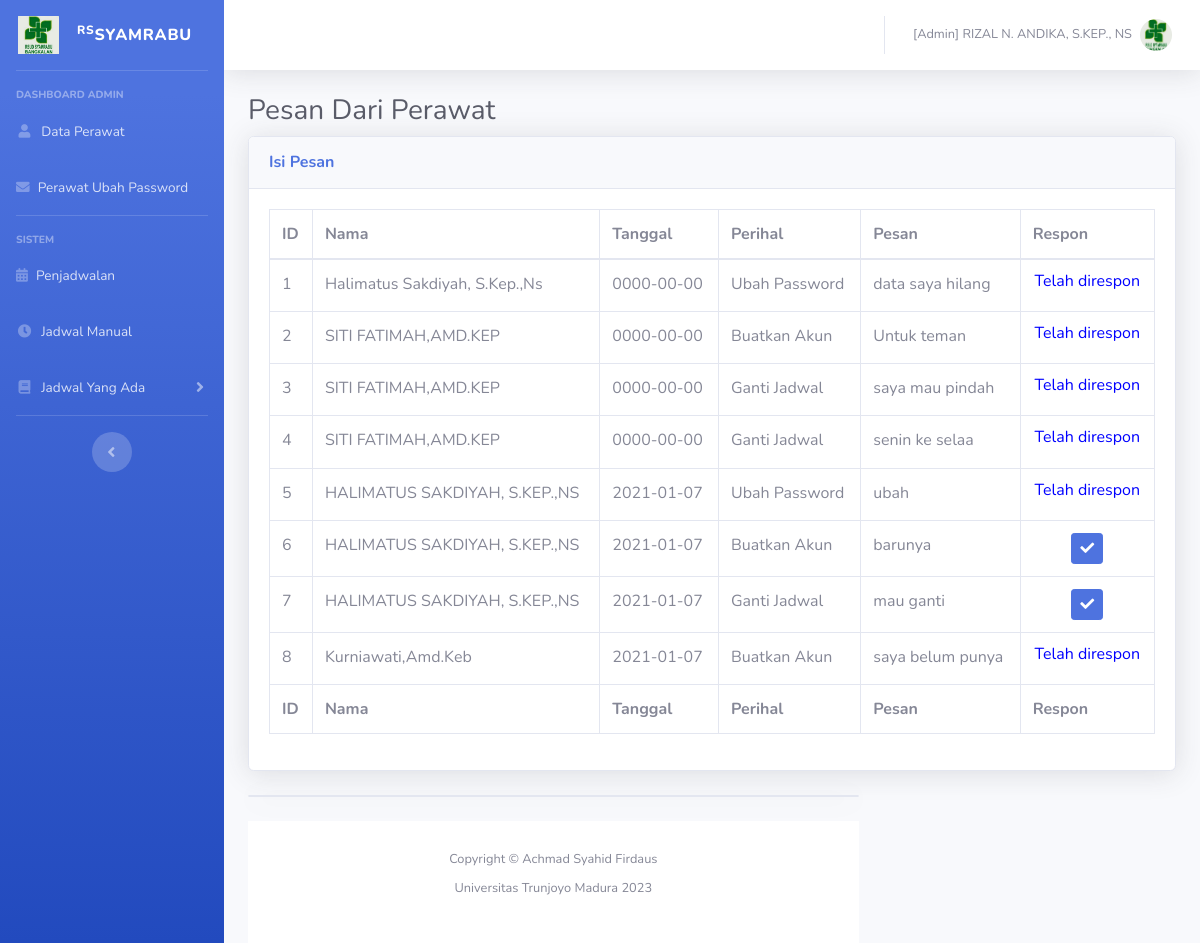
The page /index.php?Open=Pesan-D (signed in) on the database its author committed.
### tables this page shows
CREATE TABLE `pesan` (
  `id_pesan` int(11) NOT NULL,
  `nama` varchar(256) NOT NULL,
  `perihal` int(2) NOT NULL,
  `pesannya` varchar(512) NOT NULL,
  `tanggal_p` date NOT NULL,
  `respon` enum('1','0') NOT NULL
);

### view/pesan.php (the view, shortened to what this page needs)
<?php
  if($_SESSION['SES_LEVEL'] == "Admin"){
 ?>
<h1 class="h3 mb-2 text-gray-800">Pesan Dari Perawat</h1>
    <div class="card shadow mb-4">
        <div class="card-header py-3">
          <h6 class="m-0 font-weight-bold text-primary">Isi Pesan</h6>
        </div>
        <div class="card-body">
          <div class="table-responsive">
            <table class="table table-bordered" id="dataTable" width="100%" cellspacing="0">
              <thead>
                <tr>
                  <th>ID</th>
                  <th>Nama</th>
                  <th>Tanggal</th>
                  <th>Perihal</th>
                  <th>Pesan</th>
                  <th>Respon</th>
                </tr>
              </thead>
              <tfoot>
                <tr>
                  <th>ID</th>
                  <th>Nama</th>
                  <th>Tanggal</th>
                  <th>Perihal</th>
                  <th>Pesan</th>
                  <th>Respon</th>
                </tr>
              </tfoot>
              <tbody>
                <?php
                  	  $pesankah = "SELECT * FROM pesan ";
                      $myQry = mysqli_query($koneksi, $pesankah) or die ("Query Salah : ".mysqli_error($koneksi));
                      while($myData = mysqli_fetch_array($myQry)){
                        $id = $myData['id_pesan'];
                        $nama = $myData['nama'];
                        $perihal = $myData['perihal'];
                        $pesannya = $myData['pesannya'];
                        $tanggalan = $myData['tanggal_p'];
                        $respon = $myData['respon'];
                        if ($perihal == 1) $perihal = "Ubah Password";
                        if ($perihal == 2) $perihal = "Buatkan Akun";
                        if ($perihal == 3) $perihal = "Ganti Jadwal";
                ?>
                    <tr>
                      <td><?= $id ?></td>
                      <td><?= $nama ?></td>
                      <td><?= $tanggalan ?></td>
                      <td><?= $perihal ?></td>
                      <td><?= $pesannya ?></td>
                      <td align="center">
                        <?php if ($respon == 1) {?>
                          <h6 style="color:blue"> Telah direspon </h5>
                        <?php } else {?>
                          <a class="btn btn-primary btn-sm" href="?Open=Pes&id=<?= $id ?>"><i class="fas fa-check"></i></a>
                        <?php } ?>
                      </td>
                    </tr>
                <?php
                  }
                ?>
              </tbody>
            </table>
          </div>
        </div>
      </div>
  <?php } ?>

### rows shown on the page
pesan: id_pesan "1", nama "Halimatus Sakdiyah, S.Kep.,Ns", tanggal_p "0000-00-00", perihal "Ubah Password", pesannya "data saya hilang", respon "Telah direspon"
pesan: id_pesan "2", nama "SITI FATIMAH,AMD.KEP", tanggal_p "0000-00-00", perihal "Buatkan Akun", pesannya "Untuk teman", respon "Telah direspon"
pesan: id_pesan "3", nama "SITI FATIMAH,AMD.KEP", tanggal_p "0000-00-00", perihal "Ganti Jadwal", pesannya "saya mau pindah", respon "Telah direspon"
pesan: id_pesan "4", nama "SITI FATIMAH,AMD.KEP", tanggal_p "0000-00-00", perihal "Ganti Jadwal", pesannya "senin ke selaa", respon "Telah direspon"
pesan: id_pesan "5", nama "HALIMATUS SAKDIYAH, S.KEP.,NS", tanggal_p "2021-01-07", perihal "Ubah Password", pesannya "ubah", respon "Telah direspon"
pesan: id_pesan "6", nama "HALIMATUS SAKDIYAH, S.KEP.,NS", tanggal_p "2021-01-07", perihal "Buatkan Akun", pesannya "barunya"
pesan: id_pesan "7", nama "HALIMATUS SAKDIYAH, S.KEP.,NS", tanggal_p "2021-01-07", perihal "Ganti Jadwal", pesannya "mau ganti"
pesan: id_pesan "8", nama "Kurniawati,Amd.Keb", tanggal_p "2021-01-07", perihal "Buatkan Akun", pesannya "saya belum punya", respon "Telah direspon"

### other values the page prints
$_SESSION['SES_LEVEL'] "Admin"
$_SESSION['SES_NAME'] "RIZAL N. ANDIKA, S.KEP., NS"
$tahun "2023"
